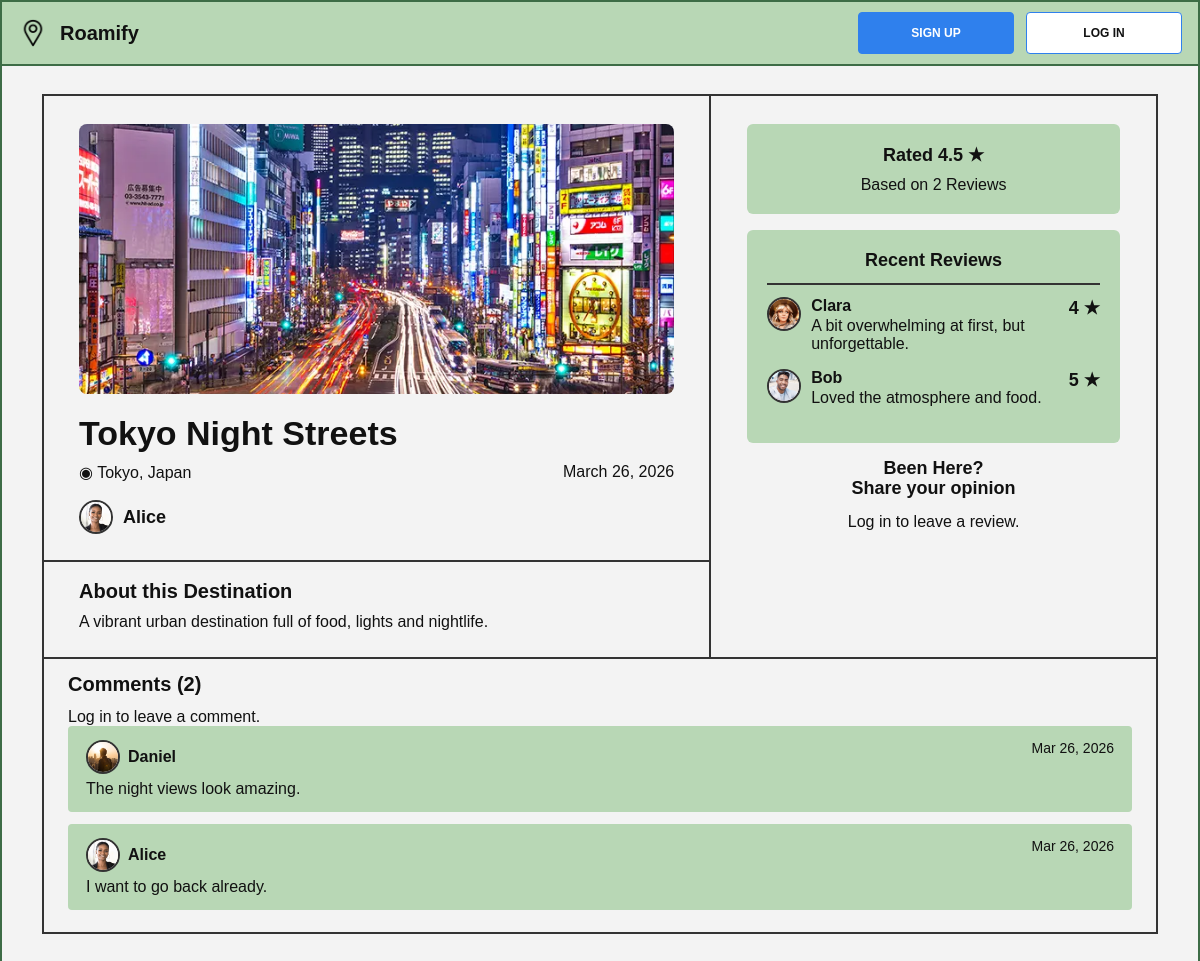
Page /destination/25/ on the committed database.
### roamify/models.py (models this page shows, shortened)
class Place(models.Model):
    CATEGORY_CHOICES = [
        ('landmarks', 'Landmarks'),
        ('urban', 'Urban'),
        ('beach', 'Beach'),
        ('nature', 'Nature'),
    ]
    name = models.CharField(max_length=255)
    description = models.TextField()
    location = models.CharField(max_length=255)
    image = models.ImageField(upload_to='places/', blank=True, null=True)
    created_by = models.ForeignKey(User, on_delete=models.CASCADE)
    created_at = models.DateTimeField(auto_now_add=True)
    category = models.CharField(max_length=20, choices=CATEGORY_CHOICES, default='landmarks')
    view_count = models.PositiveIntegerField(default=0)
    def average_rating(self):
        reviews = self.reviews.all()
        if reviews.exists():
            return sum(r.rating for r in reviews) / reviews.count()
        return 0

class Profile(models.Model):
    user = models.OneToOneField(User, on_delete=models.CASCADE)
    display_name = models.CharField(max_length=100, blank=True)
    bio = models.TextField(blank=True)
    profile_pic = models.ImageField(upload_to='profiles/', blank=True, null=True)

class Review(models.Model):
    place = models.ForeignKey(Place, on_delete=models.CASCADE, related_name="reviews")
    user = models.ForeignKey(User, on_delete=models.CASCADE)
    rating = models.IntegerField()
    comment = models.TextField()
    created_at = models.DateTimeField(auto_now_add=True)
    class Meta:
        unique_together = ('place', 'user')

class Comment(models.Model):
    place = models.ForeignKey(Place, on_delete=models.CASCADE, related_name="comments")
    user = models.ForeignKey(User, on_delete=models.CASCADE)
    text = models.TextField()
    created_at = models.DateTimeField(auto_now_add=True)

### roamify/views.py (the view, shortened to what this page needs)
# urls.py: path('destination/<int:place_id>/', views.destination, name='destination'),
def destination(request, place_id):
    place = get_object_or_404(Place, id=place_id)
    place.view_count += 1
    place.save(update_fields=['view_count'])
    reviews = place.reviews.all().order_by('-created_at')
    comments = place.comments.all().order_by('-created_at')
    user_review = None
    if request.user.is_authenticated:
        user_review = Review.objects.filter(place=place, user=request.user).first()
    return render(request, 'roamify/destination.html', {
        'place': place,
        'reviews': reviews,
        'comments': comments,
        'user_review': user_review,
    })

### templates/roamify/destination.html (shortened to what this page needs)
{% extends 'roamify/base.html' %}
{% load static %}
{% block content %}
<div class="detail-shell">
    <section class="detail-layout">
        <div class="detail-main">
            <div class="detail-left">
                {% if place.image %}
                    <img src="{{ place.image.url }}" alt="{{ place.name }}" class="detail-image">
                {% else %}
                    <div class="detail-image detail-image-placeholder">No image</div>
                {% endif %}
                <div class="detail-main-content">
                    <h1 class="detail-title">{{ place.name }}</h1>
                    <div class="detail-location-date">
                        <span class="detail-location">◉ {{ place.location }}</span>
                        <span class="detail-date">{{ place.created_at|date:"F d, Y" }}</span>
                    </div>
                    <div class="detail-author">
                    {% if place.created_by.profile.profile_pic %}
                        <img src="{{ place.created_by.profile.profile_pic.url }}" alt="{{ place.created_by.username }}" class="user-mini-pic">
                    {% else %}
                        <span class="detail-author-icon">◯</span>
                    {% endif %}
                    <span>{{ place.created_by.profile.display_name|default:place.created_by.username }}</span>
                </div>
                </div>
                <div class="detail-about">
                    <h2 class="detail-section-heading">About this Destination</h2>
                    <p>{{ place.description }}</p>
                </div>
            </div>
            <aside class="detail-right">
                <div class="rating-summary-box" id="rating-summary-box">
                    <h3>Rated {{ place.average_rating|floatformat:1 }} ★</h3>
                    <p>Based on {{ reviews|length }} Review{{ reviews|length|pluralize }}</p>
                </div>
                <div class="recent-reviews-box">
                    <h3>Recent Reviews</h3>
                    <div class="recent-reviews-list" id="recent-reviews-list">
                        {% for review in reviews|slice:":2" %}
                            <div class="recent-review-item">
                                <div class="recent-review-user">
                                    {% if review.user.profile.profile_pic %}
                                            <img src="{{ review.user.profile.profile_pic.url }}" alt="{{ review.user.username }}" class="user-mini-pic">
                                        {% else %}
                                            <span class="recent-review-icon">◯</span>
                                        {% endif %}
                                        <div>
                                            <strong>{{ review.user.profile.display_name|default:review.user.username }}</strong>
                                        <p>{{ review.comment }}</p>
                                    </div>
                                </div>
                                <span class="recent-review-score">{{ review.rating }} ★</span>
                            </div>
                        {% empty %}
                            <p id="no-reviews-text">No reviews yet.</p>
                        {% endfor %}
                    </div>
                </div>
                <div class="review-form-box">
                    <h3>Been Here?<br>Share your opinion</h3>
                    {% if user.is_authenticated %}
                        {% if user_review %}
                            <p class="already-reviewed-text">You have already reviewed this destination.</p>
                        {% else %}
                            <form method="post" class="detail-review-form" id="review-form">
                                {% csrf_token %}
                                <input type="hidden" name="form_type" value="review">
                                <input
                                    type="number"
                                    name="rating"
                                    min="1"
                                    max="5"
                                    placeholder="Enter Rating..."
                                    class="detail-review-rating"
                                    id="review-rating"
                                >
                                <textarea
                                    name="comment"
                                    placeholder="Share your experience..."
                                    class="detail-review-textarea"
                                    id="review-comment"
                                ></textarea>
                                <button type="submit" class="detail-submit-btn">Submit</button>
                            </form>
                        {% endif %}
                    {% else %}
                        <p>
                            <a href="{% url 'roamify:login' %}">Log in</a> to leave a review.
                        </p>
                    {% endif %}
                </div>
            </aside>
        </div>
        <div class="comments-panel">
            <h3 id="comments-heading">Comments ({{ comments|length }})</h3>
            {% if user.is_authenticated %}
                <form method="post" class="comment-form" id="comment-form">
                    {% csrf_token %}
                    <input type="hidden" name="form_type" value="comment">
                    <textarea
                        name="text"
                        class="comment-input-box"
                        id="comment-text"
                        placeholder="Share your experience..."
                    ></textarea>
                    <button type="submit" class="detail-submit-btn comment-submit-btn">Post Comment</button>
                </form>
            {% else %}
                <p>
                    <a href="{% url 'roamify:login' %}">Log in</a> to leave a comment.
                </p>
            {% endif %}
            <div class="comments-box" id="comments-box">
                {% for comment in comments %}
                    <div class="comment-card">
                        <div class="comment-top">
                            <span class="comment-user">
                                {% if comment.user.profile.profile_pic %}
                                    <img src="{{ comment.user.profile.profile_pic.url }}" alt="{{ comment.user.username }}" class="user-mini-pic">
                                {% else %}
                                    <span class="comment-user-icon">◯</span>
                                {% endif %}
                                <strong>{{ comment.user.profile.display_name|default:comment.user.username }}</strong>
                            </span>
                            <span class="comment-date">{{ comment.created_at|date:"M d, Y" }}</span>
                        </div>
                        <p>{{ comment.text }}</p>
                    </div>
                {% empty %}
                    <p id="no-comments-text">No comments yet.</p>
                {% endfor %}
            </div>
        </div>
    </section>
</div>
{% endblock %}

### static/css/style.css (style rules this page uses)
* { box-sizing: border-box; margin: 0; padding: 0; }
html, body { min-height: 100%; font-family: Arial, Helvetica, sans-serif; background-color: #f3f3f3; color: #111; }
a { color: inherit; text-decoration: none; }
body { border: 2px solid #3d6c46; }
.detail-shell { max-width: 1180px; margin: 0 auto; }
.detail-layout { border: 2px solid #333; background-color: #f3f3f3; }
.detail-main { display: grid; grid-template-columns: 3fr 2fr; }
.detail-left { border-right: 2px solid #333; }
.detail-image { width: calc(100% - 70px); height: 270px; margin: 28px 35px 20px; object-fit: cover; object-position: center; display: block; border-radius: 8px; }
.detail-main-content { padding: 0 35px 26px; }
.detail-title { font-size: 34px; font-weight: 700; margin-bottom: 10px; }
.detail-location-date { display: flex; justify-content: space-between; gap: 20px; font-size: 16px; margin-bottom: 18px; }
.detail-author { display: flex; align-items: center; gap: 10px; font-size: 18px; font-weight: 700; }
.detail-about { border-top: 2px solid #333; padding: 18px 35px 24px; }
.detail-section-heading { font-size: 20px; font-weight: 700; margin-bottom: 8px; }
.detail-about p { font-size: 16px; line-height: 1.35; }
.detail-right { padding: 28px 36px 20px; }
.rating-summary-box, .recent-reviews-box { background-color: #b8d7b5; border-radius: 6px; padding: 20px; text-align: center; margin-bottom: 16px; }
.rating-summary-box h3, .recent-reviews-box h3 { font-size: 18px; margin-bottom: 10px; }
.recent-reviews-list { margin-top: 12px; border-top: 2px solid #333; padding-top: 12px; }
.recent-review-item { display: flex; justify-content: space-between; gap: 12px; text-align: left; margin-bottom: 16px; }
.recent-review-user { display: flex; gap: 10px; align-items: flex-start; }
.recent-review-user p { margin-top: 2px; }
.recent-review-score { font-size: 18px; font-weight: 700; white-space: nowrap; }
.review-form-box { text-align: center; margin-top: 10px; }
.review-form-box h3 { font-size: 18px; margin-bottom: 14px; line-height: 1.1; }
.comments-panel { border-top: 2px solid #333; padding: 14px 24px 22px; }
.comments-panel h3 { font-size: 20px; margin-bottom: 12px; }
.comments-box { display: flex; flex-direction: column; gap: 12px; }
.comment-card { background-color: #b8d7b5; border-radius: 4px; padding: 14px 18px; }
.comment-top { display: flex; justify-content: space-between; gap: 12px; margin-bottom: 6px; }
.comment-user { display: inline-flex; align-items: center; gap: 8px; }
.comment-date { font-size: 14px; }
.user-mini-pic { width: 34px; height: 34px; border-radius: 50%; object-fit: cover; object-position: center; display: block; border: 2px solid #333; background-color: #fff; flex-shrink: 0; }

### rows in the picture
Place: image (picture), name "Tokyo Night Streets", location "Tokyo, Japan", created_at "March 26, 2026", created_by.profile.profile_pic (picture), created_by.profile.display_name "Alice", description "A vibrant urban destination full of food, lights and nightlife.", average_rating "4.5"
Review: user.profile.profile_pic (picture), user.profile.display_name "Clara", comment "A bit overwhelming at first, but unforgettable.", rating "4"
Review: user.profile.profile_pic (picture), user.profile.display_name "Bob", comment "Loved the atmosphere and food.", rating "5"
Comment: user.profile.profile_pic (picture), user.profile.display_name "Daniel", created_at "Mar 26, 2026", text "The night views look amazing."
Comment: user.profile.profile_pic (picture), user.profile.display_name "Alice", created_at "Mar 26, 2026", text "I want to go back already."

### other values in the picture
{{ reviews|length }} "2"
{{ comments|length }} "2"
